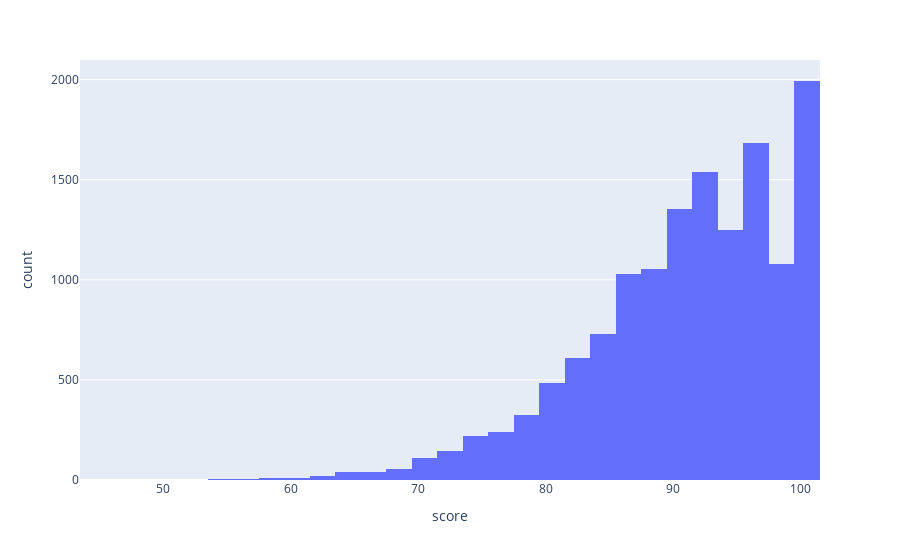

Notebook source saved alongside this figure:
### Markdown cell above
The figure above has a bin size of 1.

Often, when plotting a histogram, we bin observations into wider bins. Try generating a histogram with 20 bins.

The documentation you'll need can be found at [https://plotly.com/python/histograms/](https://plotly.com/python/histograms/).

This plot will not be graded.

### Code cell
import plotly.express as px
px.histogram(ins, x = "score", nbins = 50)

### Figure 1 — Plotly figure (JSON) as saved in the notebook; plotly's stock layout.template omitted (floating-point values rounded to 4 significant figures; data arrays with more than 128 entries replaced by an {"elided": "..."} marker saying what was removed)
{"data": [{"alignmentgroup": "True", "bingroup": "x", "hovertemplate": "score=%{x}<br>count=%{y}<extra></extra>", "legendgroup": "", "marker": {"color": "#636efa", "pattern": {"shape": ""}}, "name": "", "nbinsx": 50, "offsetgroup": "", "orientation": "v", "showlegend": false, "type": "histogram", "x": {"elided": "14031 int values"}, "xaxis": "x", "yaxis": "y"}], "layout": {"barmode": "relative", "legend": {"tracegroupgap": 0}, "margin": {"t": 60}, "xaxis": {"anchor": "y", "domain": [0, 1], "title": {"text": "score"}}, "yaxis": {"anchor": "x", "domain": [0, 1], "title": {"text": "count"}}}}
